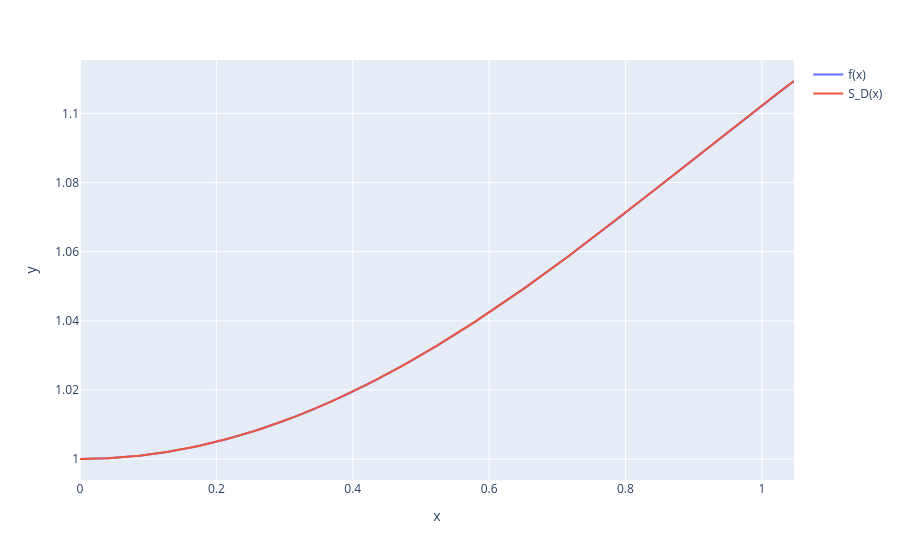
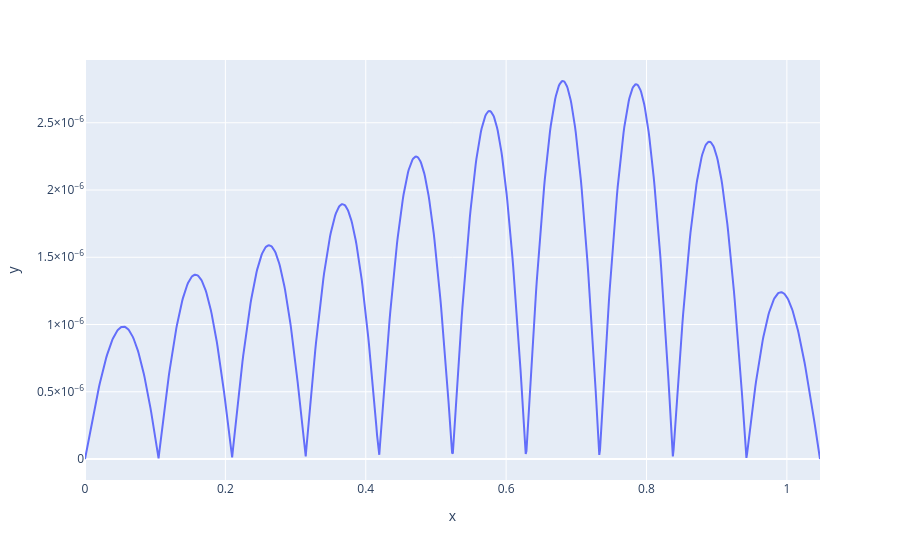

The notebook cell saved with these charts, in order:
### Markdown cell above
## Визуализация

### Code cell
xs = numpy.linspace(a, b, 1000)
ys = f(xs)
S_Ds = S_D(xs, x)
R = abs(f(xs) - S_D(xs, x))

fig = px.line(x=xs, y=ys)
fig.update_traces(name="f(x)", showlegend=True)
fig.add_scatter(x=xs, y=S_Ds, name="S_D(x)")
fig.show()

fig = px.line(x=xs, y=R)
fig.update_traces(name="R(x)")
fig.update_yaxes(exponentformat="power")
fig.show()

### Figure 1 — Plotly figure (JSON) as saved in the notebook; plotly's stock layout.template omitted (floating-point values rounded to 4 significant figures; data arrays with more than 128 entries replaced by an {"elided": "..."} marker saying what was removed)
{"data": [{"hovertemplate": "x=%{x}<br>y=%{y}<extra></extra>", "legendgroup": "", "line": {"color": "#636efa", "dash": "solid"}, "marker": {"symbol": "circle"}, "mode": "lines", "name": "f(x)", "orientation": "v", "showlegend": true, "type": "scatter", "x": {"elided": "1000 float values"}, "xaxis": "x", "y": {"elided": "1000 float values"}, "yaxis": "y"}, {"name": "S_D(x)", "type": "scatter", "x": {"elided": "1000 float values"}, "y": {"elided": "1000 float values"}}], "layout": {"legend": {"tracegroupgap": 0}, "margin": {"t": 60}, "xaxis": {"anchor": "y", "domain": [0, 1], "title": {"text": "x"}}, "yaxis": {"anchor": "x", "domain": [0, 1], "title": {"text": "y"}}}}

### Figure 2 — Plotly figure (JSON) as saved in the notebook; plotly's stock layout.template omitted (floating-point values rounded to 4 significant figures; data arrays with more than 128 entries replaced by an {"elided": "..."} marker saying what was removed)
{"data": [{"hovertemplate": "x=%{x}<br>y=%{y}<extra></extra>", "legendgroup": "", "line": {"color": "#636efa", "dash": "solid"}, "marker": {"symbol": "circle"}, "mode": "lines", "name": "R(x)", "orientation": "v", "showlegend": false, "type": "scatter", "x": {"elided": "1000 float values"}, "xaxis": "x", "y": {"elided": "1000 float values"}, "yaxis": "y"}], "layout": {"legend": {"tracegroupgap": 0}, "margin": {"t": 60}, "xaxis": {"anchor": "y", "domain": [0, 1], "title": {"text": "x"}}, "yaxis": {"anchor": "x", "domain": [0, 1], "exponentformat": "power", "title": {"text": "y"}}}}
